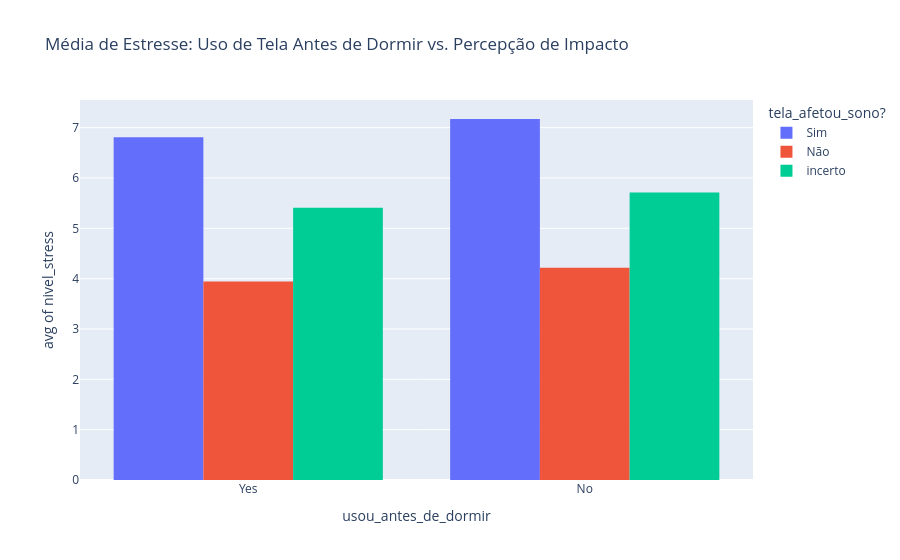

The code cell stored with this chart in its notebook:
### Code cell
fig5 = px.histogram(df, 
                   x='usou_antes_de_dormir', 
                   y='nivel_stress', 
                   color='tela_afetou_sono?', 
                   barmode='group',
                   histfunc='avg',
                   title='Média de Estresse: Uso de Tela Antes de Dormir vs. Percepção de Impacto')
fig5.show()

### Figure 1 — Plotly figure (JSON) as saved in the notebook; plotly's stock layout.template omitted (floating-point values rounded to 4 significant figures; data arrays with more than 128 entries replaced by an {"elided": "..."} marker saying what was removed)
{"data": [{"alignmentgroup": "True", "bingroup": "x", "histfunc": "avg", "hovertemplate": "tela_afetou_sono?=Sim<br>usou_antes_de_dormir=%{x}<br>avg of nivel_stress=%{y}<extra></extra>", "legendgroup": "Sim", "marker": {"color": "#636efa", "pattern": {"shape": ""}}, "name": "Sim", "offsetgroup": "Sim", "orientation": "v", "showlegend": true, "type": "histogram", "x": {"elided": "330 str values"}, "xaxis": "x", "y": {"elided": "330 int values"}, "yaxis": "y"}, {"alignmentgroup": "True", "bingroup": "x", "histfunc": "avg", "hovertemplate": "tela_afetou_sono?=Não<br>usou_antes_de_dormir=%{x}<br>avg of nivel_stress=%{y}<extra></extra>", "legendgroup": "Não", "marker": {"color": "#EF553B", "pattern": {"shape": ""}}, "name": "Não", "offsetgroup": "Não", "orientation": "v", "showlegend": true, "type": "histogram", "x": {"elided": "609 str values"}, "xaxis": "x", "y": {"elided": "609 int values"}, "yaxis": "y"}, {"alignmentgroup": "True", "bingroup": "x", "histfunc": "avg", "hovertemplate": "tela_afetou_sono?=incerto<br>usou_antes_de_dormir=%{x}<br>avg of nivel_stress=%{y}<extra></extra>", "legendgroup": "incerto", "marker": {"color": "#00cc96", "pattern": {"shape": ""}}, "name": "incerto", "offsetgroup": "incerto", "orientation": "v", "showlegend": true, "type": "histogram", "x": {"elided": "161 str values"}, "xaxis": "x", "y": {"elided": "161 int values"}, "yaxis": "y"}], "layout": {"barmode": "group", "legend": {"title": {"text": "tela_afetou_sono?"}, "tracegroupgap": 0}, "title": {"text": "Média de Estresse: Uso de Tela Antes de Dormir vs. Percepção de Impacto"}, "xaxis": {"anchor": "y", "domain": [0, 1], "title": {"text": "usou_antes_de_dormir"}}, "yaxis": {"anchor": "x", "domain": [0, 1], "title": {"text": "avg of nivel_stress"}}}}
